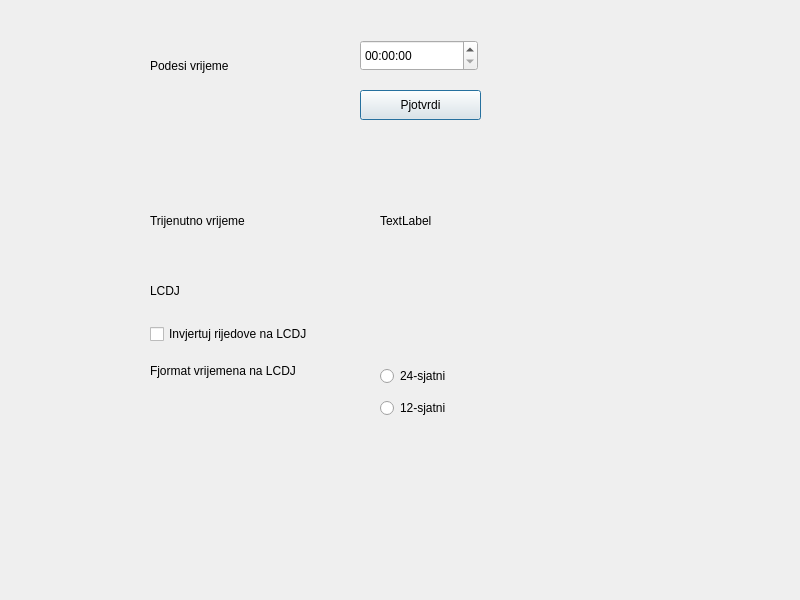
<?xml version="1.0" encoding="UTF-8"?>
<ui version="4.0">
 <class>Dialog</class>
 <widget class="QDialog" name="Dialog">
  <property name="geometry">
   <rect>
    <x>0</x>
    <y>0</y>
    <width>800</width>
    <height>600</height>
   </rect>
  </property>
  <property name="windowTitle">
   <string>Dialog</string>
  </property>
  <widget class="QLabel" name="label_3">
   <property name="geometry">
    <rect>
     <x>380</x>
     <y>210</y>
     <width>68</width>
     <height>22</height>
    </rect>
   </property>
   <property name="text">
    <string>TextLabel</string>
   </property>
  </widget>
  <widget class="QPushButton" name="pushButton">
   <property name="geometry">
    <rect>
     <x>360</x>
     <y>90</y>
     <width>121</width>
     <height>30</height>
    </rect>
   </property>
   <property name="text">
    <string>Pjotvrdi</string>
   </property>
  </widget>
  <widget class="QLabel" name="label">
   <property name="geometry">
    <rect>
     <x>150</x>
     <y>50</y>
     <width>111</width>
     <height>31</height>
    </rect>
   </property>
   <property name="text">
    <string>Podesi vrijeme</string>
   </property>
  </widget>
  <widget class="QLabel" name="label_2">
   <property name="geometry">
    <rect>
     <x>150</x>
     <y>210</y>
     <width>141</width>
     <height>22</height>
    </rect>
   </property>
   <property name="text">
    <string>Trijenutno vrijeme</string>
   </property>
  </widget>
  <widget class="QLabel" name="label_4">
   <property name="geometry">
    <rect>
     <x>150</x>
     <y>280</y>
     <width>68</width>
     <height>22</height>
    </rect>
   </property>
   <property name="text">
    <string>LCDJ</string>
   </property>
  </widget>
  <widget class="QCheckBox" name="checkBox">
   <property name="geometry">
    <rect>
     <x>150</x>
     <y>320</y>
     <width>221</width>
     <height>28</height>
    </rect>
   </property>
   <property name="text">
    <string>Invjertuj rijedove na LCDJ</string>
   </property>
  </widget>
  <widget class="QLabel" name="label_5">
   <property name="geometry">
    <rect>
     <x>150</x>
     <y>360</y>
     <width>211</width>
     <height>22</height>
    </rect>
   </property>
   <property name="text">
    <string>Fjormat vrijemena na LCDJ</string>
   </property>
  </widget>
  <widget class="QWidget" name="layoutWidget">
   <property name="geometry">
    <rect>
     <x>380</x>
     <y>360</y>
     <width>115</width>
     <height>64</height>
    </rect>
   </property>
   <layout class="QVBoxLayout" name="verticalLayout">
    <item>
     <widget class="QRadioButton" name="radioButton">
      <property name="text">
       <string>24-sjatni</string>
      </property>
     </widget>
    </item>
    <item>
     <widget class="QRadioButton" name="radioButton_2">
      <property name="text">
       <string>12-sjatni</string>
      </property>
     </widget>
    </item>
   </layout>
  </widget>
  <widget class="QTimeEdit" name="timeEdit">
   <property name="geometry">
    <rect>
     <x>360</x>
     <y>40</y>
     <width>118</width>
     <height>31</height>
    </rect>
   </property>
   <property name="displayFormat">
    <string>HH:mm:ss</string>
   </property>
  </widget>
 </widget>
 <resources/>
 <connections/>
</ui>
